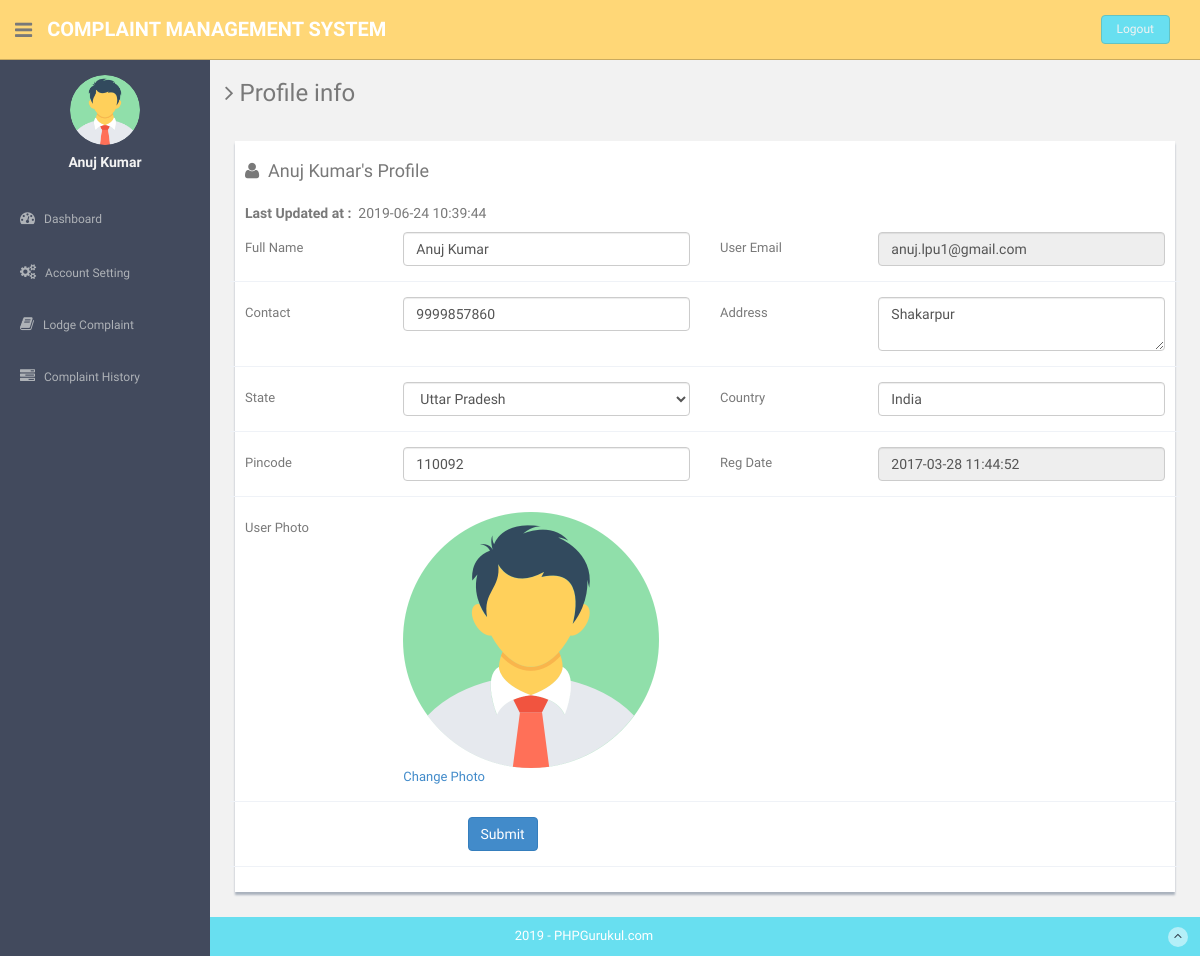
Page /users/profile.php (signed in) on the committed database.
### tables this page shows
CREATE TABLE `users` (
  `id` int(11) NOT NULL,
  `fullName` varchar(255) DEFAULT NULL,
  `userEmail` varchar(255) DEFAULT NULL,
  `password` varchar(255) DEFAULT NULL,
  `contactNo` bigint(11) DEFAULT NULL,
  `address` tinytext,
  `State` varchar(255) DEFAULT NULL,
  `country` varchar(255) DEFAULT NULL,
  `pincode` int(6) DEFAULT NULL,
  `userImage` varchar(255) DEFAULT NULL,
  `regDate` timestamp NOT NULL DEFAULT CURRENT_TIMESTAMP,
  `updationDate` timestamp NULL DEFAULT '0000-00-00 00:00:00' ON UPDATE CURRENT_TIMESTAMP,
  `status` int(1) DEFAULT NULL
);

### users/profile.php (the view, shortened to what this page needs)
<?php
include('includes/config.php');
if(strlen($_SESSION['login'])==0)
  {
header('location:index.php');
}
else{
?>
<!DOCTYPE html>
<html lang="en">
  <head>
    <link href="assets/css/bootstrap.css" rel="stylesheet">
    <link href="assets/font-awesome/css/font-awesome.css" rel="stylesheet" />
    <link rel="stylesheet" type="text/css" href="assets/js/bootstrap-datepicker/css/datepicker.css" />
    <link rel="stylesheet" type="text/css" href="assets/js/bootstrap-daterangepicker/daterangepicker.css" />
    <link href="assets/css/style.css" rel="stylesheet">
    <link href="assets/css/style-responsive.css" rel="stylesheet">
  </head>
  <body>
  <section id="container" >
     <?php include("includes/header.php");?>
      <?php include("includes/sidebar.php");?>
      <section id="main-content">
          <section class="wrapper">
          	<h3><i class="fa fa-angle-right"></i> Profile info</h3>
          	<div class="row mt">
          		<div class="col-lg-12">
                  <div class="form-panel">
 <?php $query=mysqli_query($con,"select * from users where userEmail='".$_SESSION['login']."'");
 while($row=mysqli_fetch_array($query))
 {
 ?>
  <h4 class="mb"><i class="fa fa-user"></i>&nbsp;&nbsp;<?php echo htmlentities($row['fullName']);?>'s Profile</h4>
    <h5><b>Last Updated at :</b>&nbsp;&nbsp;<?php echo htmlentities($row['updationDate']);?></h5>
                      <form class="form-horizontal style-form" method="post" name="profile" >
<div class="form-group">
<label class="col-sm-2 col-sm-2 control-label">Full Name</label>
<div class="col-sm-4">
<input type="text" name="fullname" required="required" value="<?php echo htmlentities($row['fullName']);?>" class="form-control" >
 </div>
<label class="col-sm-2 col-sm-2 control-label">User Email </label>
 <div class="col-sm-4">
<input type="email" name="useremail" required="required" value="<?php echo htmlentities($row['userEmail']);?>" class="form-control" readonly>
</div>
 </div>
<div class="form-group">
<label class="col-sm-2 col-sm-2 control-label">Contact</label>
 <div class="col-sm-4">
<input type="text" name="contactno" required="required" value="<?php echo htmlentities($row['contactNo']);?>" class="form-control">
</div>
<label class="col-sm-2 col-sm-2 control-label">Address </label>
<div class="col-sm-4">
<textarea  name="address" required="required" class="form-control"><?php echo htmlentities($row['address']);?></textarea>
</div>
</div>
<div class="form-group">
<label class="col-sm-2 col-sm-2 control-label">State</label>
<div class="col-sm-4">
<select name="state" required="required" class="form-control">
<option value="<?php echo htmlentities($row['State']);?>"><?php echo htmlentities($st=$row['State']);?></option>
</select>
</div>
<label class="col-sm-2 col-sm-2 control-label">Country </label>
<div class="col-sm-4">
<input type="text" name="country" required="required" value="<?php echo htmlentities($row['country']);?>" class="form-control">
</div>
</div>
<div class="form-group">
<label class="col-sm-2 col-sm-2 control-label">Pincode</label>
<div class="col-sm-4">
<input type="text" name="pincode" maxlength="6" required="required" value="<?php echo htmlentities($row['pincode']);?>" class="form-control">
</div>
<label class="col-sm-2 col-sm-2 control-label">Reg Date </label>
<div class="col-sm-4">
<input type="text" name="regdate" required="required" value="<?php echo htmlentities($row['regDate']);?>" class="form-control" readonly>
 </div>
</div>
<div class="form-group">
<label class="col-sm-2 col-sm-2 control-label">User Photo</label>
<div class="col-sm-4">
<?php $userphoto=$row['userImage'];
if($userphoto==""):
?>
<img src="userimages/noimage.png" width="256" height="256" >
<a href="update-image.php">Change Photo</a>
<?php else:?>
	<img src="userimages/<?php echo htmlentities($userphoto);?>" width="256" height="256">
	<a href="update-image.php">Change Photo</a>
<?php endif;?>
</div>
</div>
<?php } ?>
                          <div class="form-group">
                           <div class="col-sm-10" style="padding-left:25% ">
<button type="submit" name="submit" class="btn btn-primary">Submit</button>
</div>
</div>
                          </form>
                          </div>
                          </div>
                          </div>
		</section>
      </section>
    <?php include("includes/footer.php");?>
  </section>
  </body>
</html>
<?php } ?>

### users/includes/header.php
<header class="header black-bg">
             <div class="sidebar-toggle-box">
                 <div class="fa fa-bars tooltips" data-placement="right" data-original-title="Toggle Navigation"></div>
             </div>
           <a href="dashboard.php" class="logo"><b>Complaint Management System</b></a>
           <div class="top-menu">
           	<ul class="nav pull-right top-menu">
                   <li><a class="logout" href="logout.php">Logout</a></li>
           	</ul>
           </div>
       </header>

### users/includes/sidebar.php (shortened to what this page needs)
<aside>
          <div id="sidebar"  class="nav-collapse ">
              <ul class="sidebar-menu" id="nav-accordion">
                              <?php $query=mysqli_query($con,"select fullName,userImage from users where userEmail='".$_SESSION['login']."'");
 while($row=mysqli_fetch_array($query))
 {
 ?>
                  <p class="centered"><a href="profile.php">
<?php $userphoto=$row['userImage'];
if($userphoto==""):
?>
<img src="userimages/noimage.png"  class="img-circle" width="70" height="70" >
<?php else:?>
  <img src="userimages/<?php echo htmlentities($userphoto);?>" class="img-circle" width="70" height="70">
<?php endif;?>
</a>
</p>
                  <h5 class="centered"><?php echo htmlentities($row['fullName']);?></h5>
                  <?php } ?>
                  <li class="mt">
                      <a href="dashboard.php">
                          <i class="fa fa-dashboard"></i>
                          <span>Dashboard</span>
                      </a>
                  </li>
                  <li class="sub-menu">
                      <a href="javascript:;" >
                          <i class="fa fa-cogs"></i>
                          <span>Account Setting</span>
                      </a>
                  </li>
                  <li class="sub-menu">
                      <a href="register-complaint.php" >
                          <i class="fa fa-book"></i>
                          <span>Lodge Complaint</span>
                      </a>
                    </li>
                  <li class="sub-menu">
                      <a href="complaint-history.php" >
                          <i class="fa fa-tasks"></i>
                          <span>Complaint History</span>
                      </a>
                  </li>
              </ul>
          </div>
      </aside>

### users/includes/footer.php
<footer class="site-footer">
         <div class="text-center">
             2019 - PHPGurukul.com
             <a href="#" class="go-top">
                 <i class="fa fa-angle-up"></i>
             </a>
         </div>
     </footer>

### users/assets/css/style.css (style rules this page uses)
body { color: #797979; background: #f2f2f2; font-family: 'Ruda', sans-serif; padding: 0px !important; margin: 0px !important; font-size:13px; }
ul li { list-style: none; }
a, a:hover, a:focus { text-decoration: none; outline: none; }
#container { width: 100%; height: 100%; }
.centered { text-align: center; }
.mt { margin-top: 25px; }
.mb { margin-bottom: 25px; }
ul.top-menu > li > .logout { color: #f2f2f2; font-size: 12px; border-radius: 4px; -webkit-border-radius: 4px; border: 1px solid #64c3c2 !important; padding: 5px 15px; margin-right: 15px; background: #68dff0; margin-top: 15px; }
#sidebar { width: 210px; height: 100%; position: fixed; background: #424a5d; }
#sidebar h5 { color: #f2f2f2; font-weight: 700; }
#sidebar ul li { position: relative; }
ul.sidebar-menu , ul.sidebar-menu li ul.sub { margin: -2px 0 0; padding: 0; }
ul.sidebar-menu { margin-top: 75px; }
ul.sidebar-menu li { margin-bottom: 5px; margin-left:10px; margin-right:10px; }
ul.sidebar-menu li.sub-menu { line-height: 15px; }
ul.sidebar-menu li a span { display: inline-block; }
ul.sidebar-menu li a { color: #aeb2b7; text-decoration: none; display: block; padding: 15px 0 15px 10px; font-size: 12px; outline: none; -webkit-transition: all 0.3s ease; -moz-transition: all 0.3s ease; -o-transition: all 0.3s ease; -ms-transition: all 0.3s ease; transition: all 0.3s ease; }
ul.sidebar-menu li a i { font-size: 15px; padding-right: 6px; }
#main-content { margin-left: 210px; }
.header, .footer { min-height: 60px; padding: 0 15px; }
.header { position: fixed; left: 0; right: 0; z-index: 1002; }
.black-bg { background: #ffd777; border-bottom: 1px solid #c9aa5f; }
.wrapper { display: inline-block; margin-top: 60px; padding-left: 15px; padding-right: 15px; padding-bottom: 15px; padding-top: 0px; width: 100%; }
a.logo { font-size: 20px; color: #ffffff; float: left; margin-top: 15px; text-transform: uppercase; }
a.logo b { font-weight: 900; }
#top_menu .nav > li, ul.top-menu > li { float: left; }
ul.top-menu > li > a { color: #666666; font-size: 16px; border-radius: 4px; -webkit-border-radius: 4px; border:1px solid #666666 !important; padding: 2px 6px; margin-right: 15px; }
.sidebar-toggle-box { float: left; padding-right: 15px; margin-top: 20px; }
.sidebar-toggle-box .fa-bars { cursor: pointer; display: inline-block; font-size: 20px; }
.form-panel { background: #ffffff; margin: 10px; padding: 10px; box-shadow: 0px 3px 2px #aab2bd; text-align: left; }
label { font-weight: 400; }
.form-horizontal.style-form .form-group { border-bottom: 1px solid #eff2f7; padding-bottom: 15px; margin-bottom: 15px; }
@media (min-width: 768px) { .form-horizontal .control-label { text-align: left; } }
.site-footer { background: #68dff0; color: #fff; padding: 10px 0; }
.go-top { margin-right: 1%; float: right; background: rgba(255,255,255,.5); width: 20px; height: 20px; border-radius: 50%; -webkit-border-radius: 50%; }
.go-top i { color: #2A3542; }

### rows in the picture
users: userImage (picture), fullName "Anuj Kumar", updationDate "2019-06-24 10:39:44", fullname "Anuj Kumar", useremail "anuj.lpu1@gmail.com", contactno "9999857860", address "Shakarpur", state "Uttar Pradesh", country "India", pincode "110092", regdate "2017-03-28 11:44:52"
